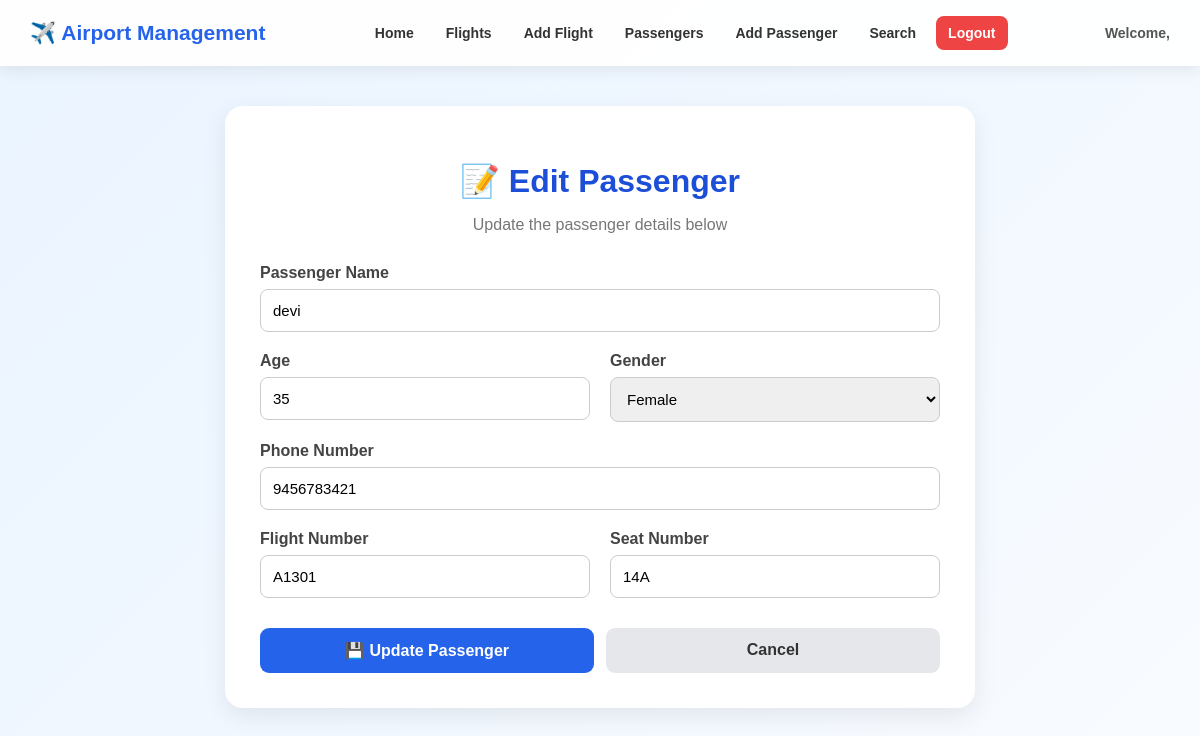
The app's page /edit-passenger/4 (signed in) with its own data.
### tables this page shows
CREATE TABLE passengers (
            id INTEGER PRIMARY KEY AUTOINCREMENT,
            name TEXT NOT NULL,
            age INTEGER NOT NULL,
            gender TEXT NOT NULL,
            phone TEXT NOT NULL,
            flight_number TEXT NOT NULL,
            seat_number TEXT NOT NULL
        );

### server.py (the view)
@app.route("/edit-passenger/<int:id>", methods=["GET"])
def edit_passenger_page(id):
    if not login_required():
        return redirect("/login")
    connection = get_database_connection()
    cursor = connection.cursor()
    cursor.execute("""
        SELECT *
        FROM passengers
        WHERE id = ?
    """, (id,))
    passenger = cursor.fetchone()
    connection.close()
    if passenger is None:
        return """
        <h2>Passenger not found!</h2>
        <a href="/passengers">Back to Passengers</a>
        """
    theme = request.cookies.get("theme", "light")
    return render_template(
        "edit-passenger.html",
        passenger=passenger,
        theme=theme
    )

### server.py (called while the page is built)
def get_database_connection():
    connection = sqlite3.connect("users.db")
    connection.row_factory = sqlite3.Row
    return connection

def login_required():
    return "user_id" in session

### templates/edit-passenger.html (shortened to what this page needs)
<!DOCTYPE html>
<html lang="en">
<head>
</head>
<body>
    {% include 'navbar.html' %}
    <div class="container">
        <div class="form-box">
            <h1>📝 Edit Passenger</h1>
            <p class="subtitle">
                Update the passenger details below
            </p>
            <form
                action="/edit-passenger/{{ passenger['id'] }}"
                method="POST"
            >
                <div class="form-group">
                    <label>Passenger Name</label>
                    <input
                        type="text"
                        name="name"
                        value="{{ passenger['name'] }}"
                        required
                    >
                </div>
                <div class="form-row">
                    <div class="form-group">
                        <label>Age</label>
                        <input
                            type="number"
                            name="age"
                            value="{{ passenger['age'] }}"
                            min="1"
                            max="120"
                            required
                        >
                    </div>
                    <div class="form-group">
                        <label>Gender</label>
                        <select name="gender" required>
                            <option value="Female"
                                {% if passenger['gender'] == 'Female' %}selected{% endif %}>
                                Female
                            </option>
                        </select>
                    </div>
                </div>
                <div class="form-group">
                    <label>Phone Number</label>
                    <input
                        type="tel"
                        name="phone"
                        value="{{ passenger['phone'] }}"
                        required
                    >
                </div>
                <div class="form-row">
                    <div class="form-group">
                        <label>Flight Number</label>
                        <input
                            type="text"
                            name="flight_number"
                            value="{{ passenger['flight_number'] }}"
                            required
                        >
                    </div>
                    <div class="form-group">
                        <label>Seat Number</label>
                        <input
                            type="text"
                            name="seat_number"
                            value="{{ passenger['seat_number'] }}"
                            required
                        >
                    </div>
                </div>
                <div class="button-row">
                    <button type="submit" class="update-btn">
                        💾 Update Passenger
                    </button>
                    <a href="/passengers" class="cancel-btn">
                        Cancel
                    </a>
                </div>
            </form>
        </div>
    </div>
</body>
</html>

### templates/edit-passenger.html (style rules this page uses)
* { box-sizing: border-box; }
body { margin: 0; font-family: Arial, sans-serif; background: linear-gradient(135deg, #eaf4ff, #f8fbff); color: #222; }
.container { width: 90%; max-width: 750px; margin: 40px auto; }
.form-box { background: white; padding: 35px; border-radius: 18px; box-shadow: 0 8px 25px rgba(0, 0, 0, 0.08); }
h1 { text-align: center; color: #1d4ed8; margin-bottom: 8px; }
.subtitle { text-align: center; color: #777; margin-bottom: 30px; }
.form-row { display: flex; gap: 20px; }
.form-group { flex: 1; margin-bottom: 20px; }
label { display: block; margin-bottom: 7px; font-weight: bold; color: #444; }
input, select { width: 100%; padding: 12px; border: 1px solid #ccc; border-radius: 8px; font-size: 15px; outline: none; }
.button-row { display: flex; gap: 12px; margin-top: 10px; }
.update-btn { flex: 1; padding: 13px; border: none; border-radius: 9px; background: #2563eb; color: white; font-size: 16px; font-weight: bold; cursor: pointer; }
.cancel-btn { flex: 1; padding: 13px; border-radius: 9px; background: #e5e7eb; color: #333; text-decoration: none; text-align: center; font-weight: bold; }

### records on screen
passengers: name "devi", age "35", gender "Female", phone "9456783421", flight_number "A1301", seat_number "14A"
